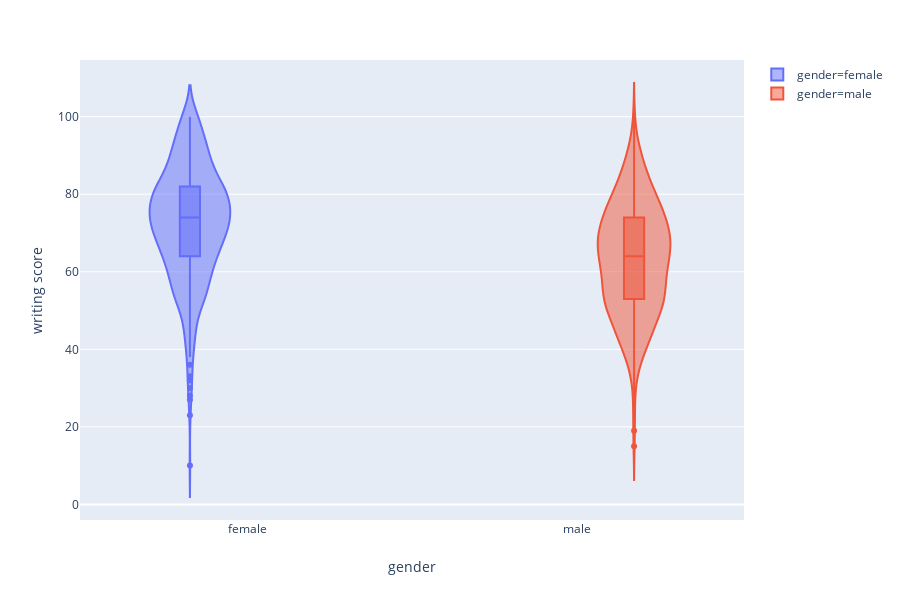

Here is the notebook cell this chart was saved with:
### Code cell
px.violin(df, y="writing score", x="gender", color="gender", box=True)

### Figure 1 — Plotly figure (JSON) as saved in the notebook; plotly's stock layout.template omitted (floating-point values rounded to 4 significant figures; data arrays with more than 128 entries replaced by an {"elided": "..."} marker saying what was removed)
{"data": [{"alignmentgroup": "True", "box": {"visible": true}, "legendgroup": "gender=female", "marker": {"color": "#636efa"}, "name": "gender=female", "offsetgroup": "gender=female", "orientation": "v", "scalegroup": "True", "showlegend": true, "x": {"elided": "518 str values"}, "xaxis": "x", "y": {"elided": "518 int values"}, "yaxis": "y", "type": "violin", "uid": "08fdf82f-eeed-40ec-b08a-dde52e0e3a72"}, {"alignmentgroup": "True", "box": {"visible": true}, "legendgroup": "gender=male", "marker": {"color": "#EF553B"}, "name": "gender=male", "offsetgroup": "gender=male", "orientation": "v", "scalegroup": "True", "showlegend": true, "x": {"elided": "482 str values"}, "xaxis": "x", "y": {"elided": "482 int values"}, "yaxis": "y", "type": "violin", "uid": "52f50f68-3c7e-43d4-a120-a63f786e8598"}], "layout": {"height": 600, "legend": {"tracegroupgap": 0}, "margin": {"t": 60}, "violinmode": "group", "grid": {"xaxes": ["x"], "yaxes": ["y"], "xgap": 0.1, "ygap": 0.1, "xside": "bottom", "yside": "left"}, "xaxis": {"title": {"text": "gender"}, "categoryorder": "array", "categoryarray": ["female", "male"]}, "yaxis": {"title": {"text": "writing score"}}}}
